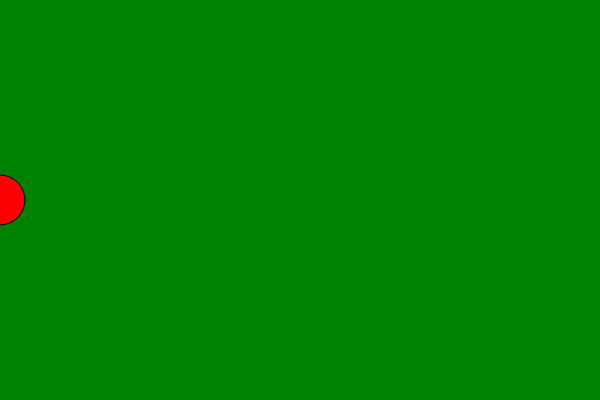
Frame 1 (no input)
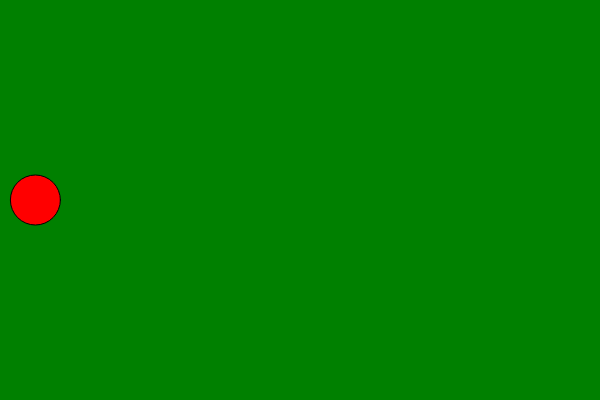
Frame 60 (no input)
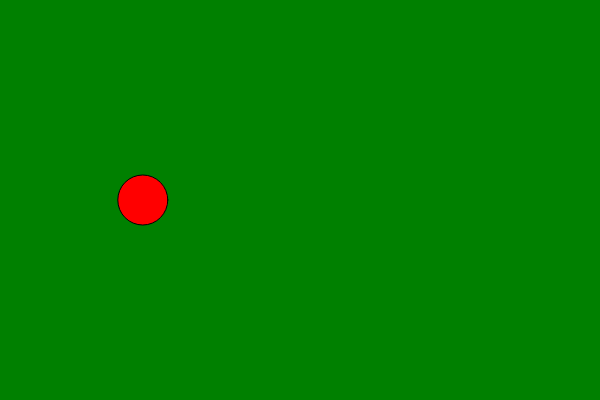
Frame 120 (the mouse pressed at the canvas centre since frame 60)

The p5.js sketch that drew these frames (run headless with seeded random() and noise() and a simulated clock; from frame 60 on, the mouse is pressed at the canvas centre):

// p5.js sketch
// ── sketch.js
let w = 600
let h = 400
let d = 50
let r = d/2

let ax = 0.02
let x = 0
let vx = 0

let ay = 0
let y = h/2
let vy = 0


function setup()
{
    createCanvas(w,h)
    background("green")
}

function draw()
{
    background("green")
    fill(255, 0, 0)
    circle(x, y, d)

 //velocità sull'asse x
   vx = vx + ax
    x = x + vx


    if(x >= w+r)
    {
        x = r //modifichiamo la posizione del cerchio non la vx
    }
    
    if(x <= -r)
    {
        x = w+r
    }

//velocità sull'asse y
    vy = vy + ay;
    y = y + vy;

    if (y >= w+r)
    {
        y = r
    }

    if(y <= -r)
    {
        y = h+r
    }
}
